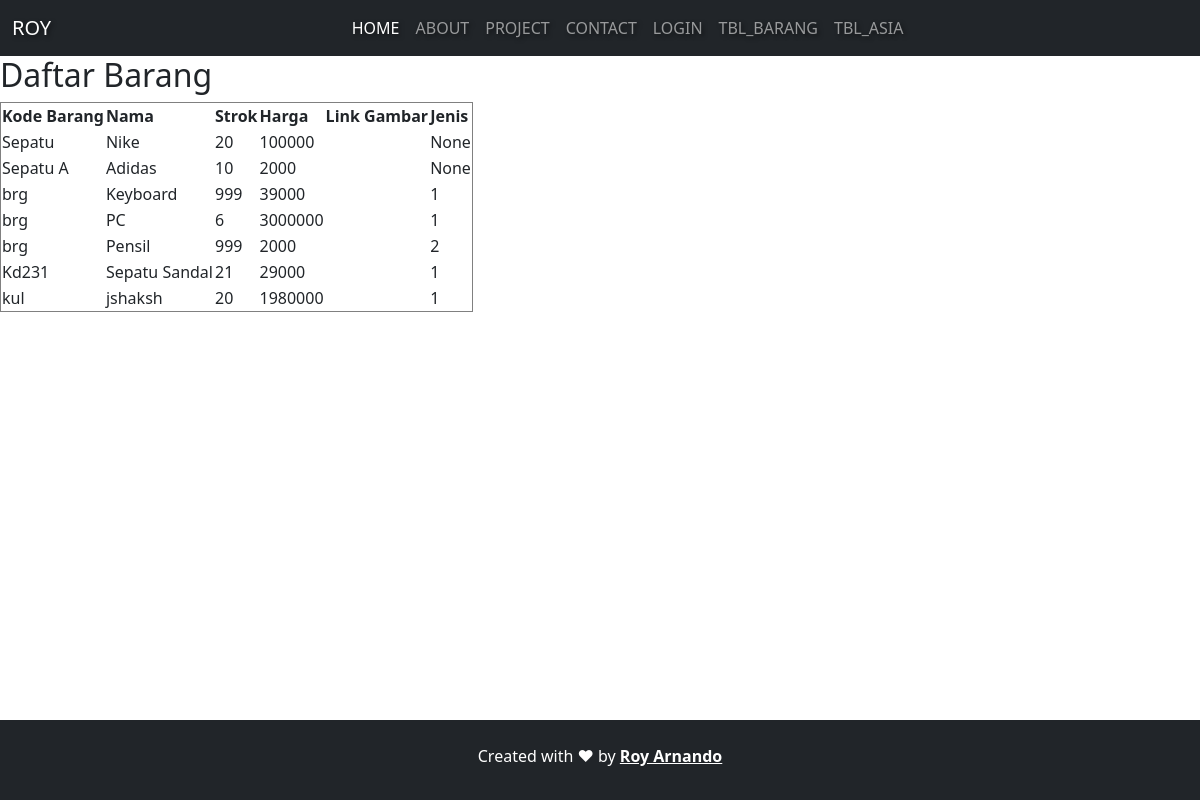
/vbrg/, run on the app's committed database.
### dashboard/models.py (models this page shows, shortened)
class Barang(models.Model):
    kodebrg=models.CharField(max_length=8, default="brg")
    nama=models.CharField(max_length=50)
    stok=models.IntegerField()
    harga=models.BigIntegerField()
    link_gbr=models.CharField(max_length=150, blank=True)
    waktu_posting=models.DateTimeField(auto_now_add=True)
    jenis_id=models.ForeignKey(Jenis, on_delete=models.CASCADE,null=True)

### dashboard/views.py (the view)
# urls.py: path('vbrg/',Barang_View),
def Barang_View(request):
    barangs=Barang.objects.all()
    konteks={
        'barangs': barangs,
    }
    return render(request,'tampil_brg.html',konteks)

### templates/tampil_brg.html
{% extends 'baseTabel.html' %}
{% load static %}
{% block kontent %}
<h2 class="align-center">Daftar Barang</h2>
<table border="1">
    <tr>
        <th>Kode Barang</th>
        <th>Nama</th>
        <th>Strok</th>
        <th>Harga</th>
        <th>Link Gambar</th>
        <th>Jenis</th>
    </tr>
{% for Barang in barangs %}
    <tr>
        <td>{{ Barang.kodebrg }}</td>
        <td>{{ Barang.nama }}</td>
        <td>{{ Barang.stok }}</td>
        <td>{{ Barang.harga }}</td>
        <td>{{ Barang.link_grb }}</td>
        <td>{{ Barang.jenis_id_id }}</td>
    </tr>
{% endfor %}
</table>
{% endblock %}

### templates/baseTabel.html (shortened to what this page needs)
{% load static %}
<!doctype html>
<html lang="en">
  <head>
    <link href="https://cdn.jsdelivr.net/npm/bootstrap@5.2.0-beta1/dist/css/bootstrap.min.css" rel="stylesheet">
    <link rel="stylesheet" href="{% static 'css/style.css'%}">
  </head>
  <body>
    <nav class="navbar navbar-expand-lg navbar-dark bg-dark " >
        <div class="container-fluid ">
          <a class="navbar-brand" href="#">Roy</a>
          <div class="collapse navbar-collapse" id="navbarNav">
            <ul class="navbar-nav m-auto">
              <li class="nav-item">
                <a class="nav-link active" aria-current="page" href="/">Home</a>
              </li>
              <li class="nav-item">
                <a class="nav-link" href="/about">About</a>
              </li>
              <li class="nav-item">
                <a class="nav-link" href="/project">Project</a>
              </li>
              <li class="nav-item">
                <a class="nav-link" href="/contact">Contact</a>
              </li>
              <li class="nav-item">
                <a class="nav-link" href="/login">Login</a>
              </li>
              <li class="nav-item">
                <a class="nav-link" href="/vbrg">TBL_Barang</a>
              </li>
              <li class="nav-item">
                <a class="nav-link" href="/vasia">TBL_Asia</a>
              </li>
            </ul>
          </div>
        </div>
      </nav>
{% block kontent %}
{% endblock %}
 <footer class="bg-dark text-white text-center pb-3 pt-4 mt-5 fixed-bottom">
    <p>Created with ❤ by <a class="text-white fw-bold" href="instagram/arnandoroy_">Roy Arnando</a></p>
  </footer>
  </body>
</html>

### static/css/style.css (style rules this page uses)
nav { background-color: #343436cc; text-transform: uppercase; font-weight: 400; text-shadow: 2px 2px 4px rgba(0, 0, 0, 0.5); }

### data on the page
Barang: kodebrg "Sepatu", nama "Nike", stok "20", harga "100000", jenis_id_id "None"
Barang: kodebrg "Sepatu A", nama "Adidas", stok "10", harga "2000", jenis_id_id "None"
Barang: kodebrg "brg", nama "Keyboard", stok "999", harga "39000", jenis_id_id "1"
Barang: kodebrg "brg", nama "PC", stok "6", harga "3000000", jenis_id_id "1"
Barang: kodebrg "brg", nama "Pensil", stok "999", harga "2000", jenis_id_id "2"
Barang: kodebrg "Kd231", nama "Sepatu Sandal", stok "21", harga "29000", jenis_id_id "1"
Barang: kodebrg "kul", nama "jshaksh", stok "20", harga "1980000", jenis_id_id "1"
